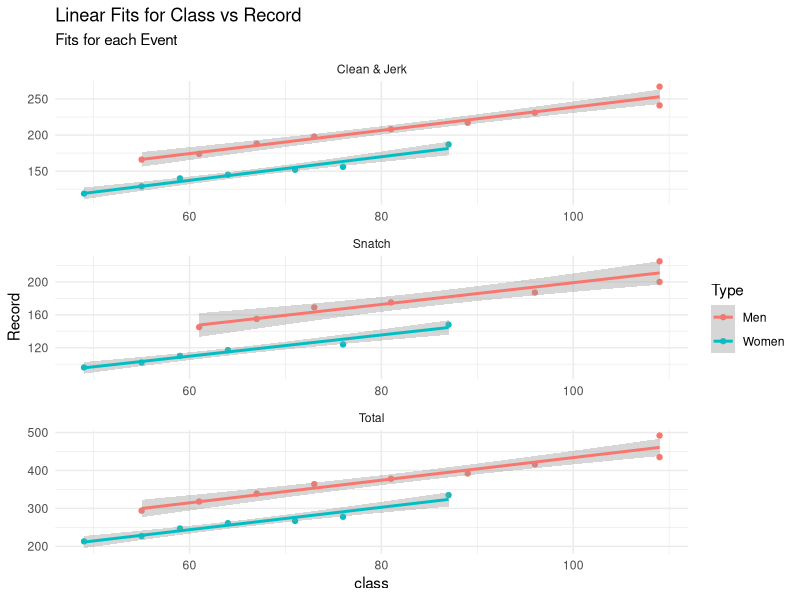

Reproduce this figure in R.
## ---- chunk 1
library(tidyverse)

raw_data <- read_csv(here::here("Week_1", "hw_1_data.csv")) |>
  select(-9)

clean_df <- function(raw_df) {

  clean_df <- raw_df |>
    mutate(class = case_when(str_detect(Event, "kg") ~ Event, TRUE ~ NA_character_)) |>
    fill(class, .direction = "down") |>
    drop_na() |>
    mutate(Record = str_extract(Record, "[0-9]+") |> as.numeric(),
           class = str_extract(class, "[0-9]+") |> as.numeric())

  clean_df

}

cleaned_data <- raw_data |> clean_df()

## ---- chunk 2
#| echo: false
#| warning: false
#| message: false
cleaned_data |>
  ggplot(aes(class, Record, col = Type)) + geom_point() + geom_smooth(method = "lm") + 
  facet_wrap(Event ~ ., scales = "free", ncol =1) + theme_minimal() +
  labs(title = "Linear Fits for Class vs Record", subtitle = "Fits for each Event")
## ---- chunk 3
nested_mods <- cleaned_data |>
  mutate(Record = str_extract(Record, "[0-9]+") |> as.numeric(),
         class = str_extract(class, "[0-9]+") |> as.numeric()) |>
  group_nest(Type, Event) |>
  mutate(mod = map(data, ~ lm(log10(Record) ~ log10(class), data = .) |> broom::tidy())) |>
  select(-data) |>
  unnest(mod)

coeffs <- nested_mods |>
  select(Type:estimate) |>
  pivot_wider(names_from = "term", values_from = "estimate") |>
  rename(c = 3, beta = 4) |>
  mutate(c = 10^c) ## we need to exponentiate because the coefficient from the model is on the log scale

coeffs |>
  knitr::kable()

## ---- chunk 4
cleaned_data |>
  left_join(coeffs) |>
  mutate(pred = c*class^beta) |>
  mutate(normalized_record = 100*(Record/((c*class^beta) - 1))) |>
  arrange(desc(normalized_record)) |>
  head() |>
  select(Type, Event, Athlete, normalized_record) |> 
  knitr::kable()
